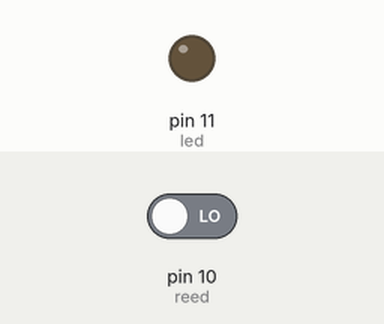
Simulated run of this sketch. Board: Arduino Uno, built with avr-gcc and run on an emulated ATmega328P. On the bench: output pins drawn as LEDs (lit = HIGH). Inputs (shaded band) come from the test bench; at power-on: pin 10 (reed) LOW.

Above: at 1.2 s.
1.3 s: pin 10 (reed) driven HIGH
At 2.4 s:
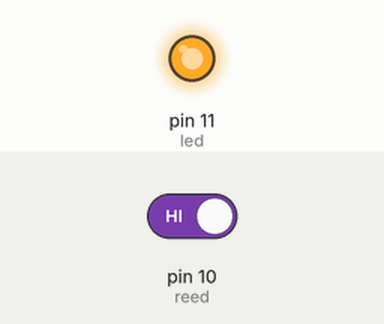
2.8 s: pin 10 (reed) driven LOW
At 3.5 s:
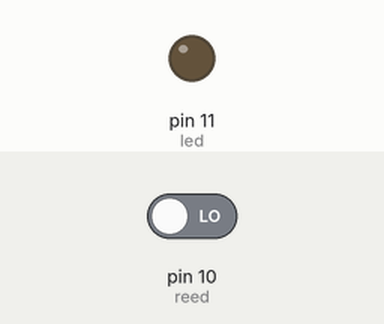
Timing chart, 0 to 5.8 s (numbered marks = the images above; inputs shaded):
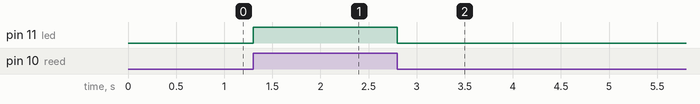

Measured:
- after the input at 1.3 s, pin 11 (led): LOW → HIGH at once
- after the input at 2.8 s, pin 11 (led): HIGH → LOW at once

The sketch:

Marvin_Night_Light.ino
```cpp
  /**
 Tiago Santos, 2017
 dark_storm@groundzero.com.pt
 Code to Marvin Night Light
 Free to share
 **/

int led = 11;
int reed = 10;

void setup() {
  // put your setup code here, to run once:
pinMode(led, OUTPUT);
pinMode(reed, INPUT);
}

void loop() {
  // put your main code here, to run repeatedly:
  if( digitalRead(reed) == HIGH ){
    digitalWrite(led, HIGH);
  }else{
    digitalWrite(led,LOW);
  }

}
```
